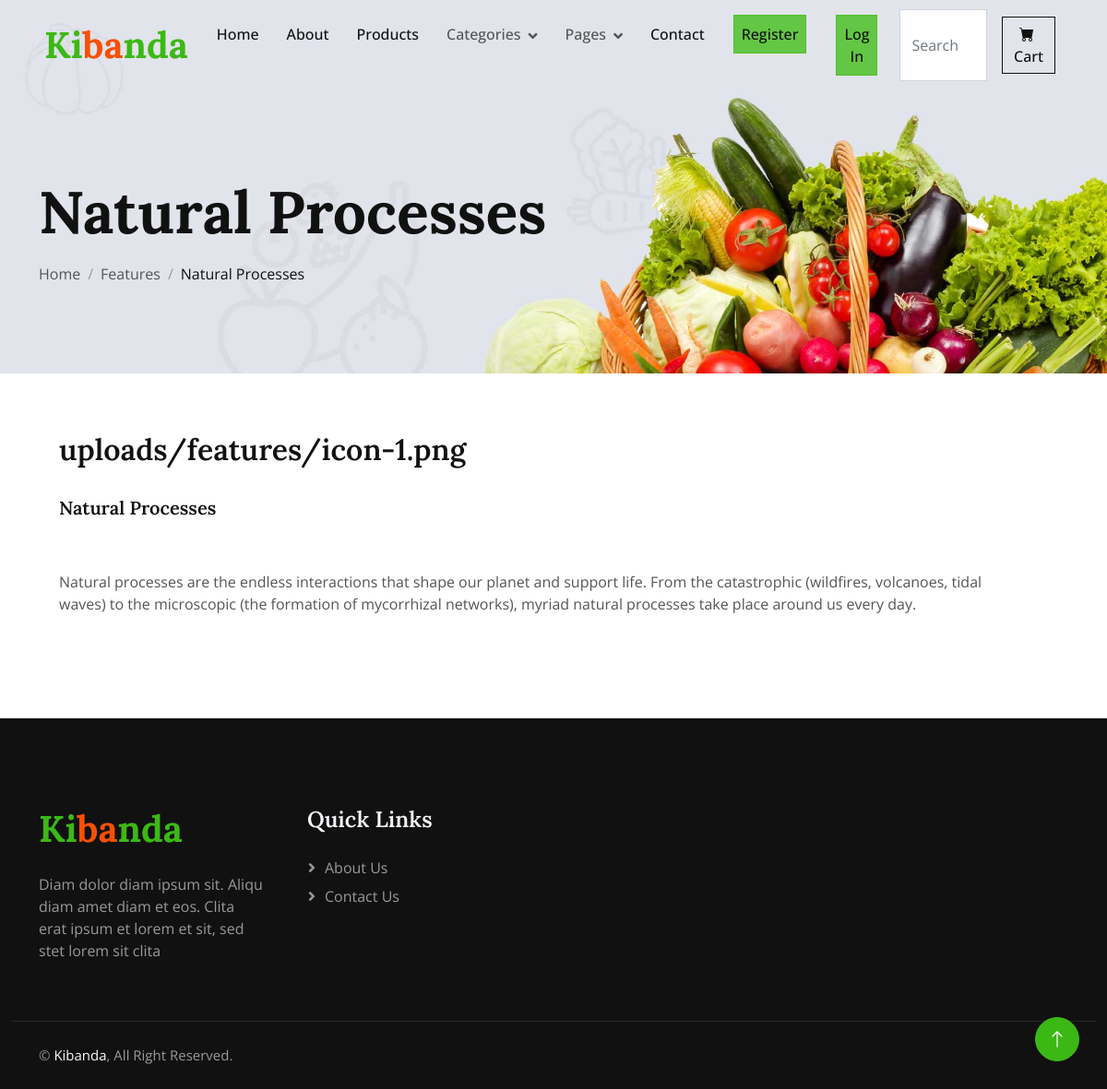
Screenshot of /featuredetail/1 with the database file from the repository.
### Store/models.py (models this page shows, shortened)
class Features(models.Model):
    image = models.ImageField(upload_to='uploads/features', default='uploads/features/feature.jpg')
    title = models.CharField(blank=False, null=False, max_length=100)
    description = models.CharField(blank=False, null=False, max_length=10000)

### Store/views.py (the view)
# urls.py: path("featuredetail/<int:id>", views.featuredetails, name="featuredetails"),
def featuredetails(request, id):
    read_more = Features.objects.get(id=id)
    return render(request, "featuredetail.html", {'navbar':'feature', 'read_more':read_more})

### Store/templates/featuredetail.html
{% extends "layout.html" %}
{% load static %}
{% block body %}
    <div class="container-fluid page-header wow fadeIn" data-wow-delay="0.1s">
        <div class="container">
            <h1 class="display-3 mb-3 animated slideInDown">{{ read_more.title }}</h1>
            <nav aria-label="breadcrumb animated slideInDown">
                <ol class="breadcrumb mb-0">
                    <li class="breadcrumb-item"><a class="text-body" href="{% url 'Store:home' %}">Home</a></li>
                    <li class="breadcrumb-item"><a class="text-body" href="{% url 'Store:features' %}">Features</a></li>
                    <li class="breadcrumb-item text-dark active" aria-current="page">{{ read_more.title }}</li>
                </ol>
            </nav>
        </div>
    </div>
		<div class="container p-5 m-3">
            <h2>{{read_more.image}}</h2><br>
		    <h5>{{read_more.title}}</h5><br><br>
		    <p>{{read_more.description}}</p>
        </div>
{% endblock %}

### Store/static/css/style.css (style rules this page uses)
:root { --primary: #3CB815; --secondary: #F65005; --light: #F7F8FC; --dark: #111111; }
.page-header { padding-top: 12rem; padding-bottom: 6rem; background: url(../img/carousel-1.jpg) top right no-repeat; background-size: cover; }
.breadcrumb-item+.breadcrumb-item::before { color: #999999; }

### rows the page displays
Features: title "Natural Processes", image "uploads/features/icon-1.png", description "Natural processes are the endless interactions that shape our planet and support life. From the catastrophic (wildfires, volcanoes, tidal waves) to the microscopic (the formation of mycorrhizal networks), myriad natural processes take place around us every day."
